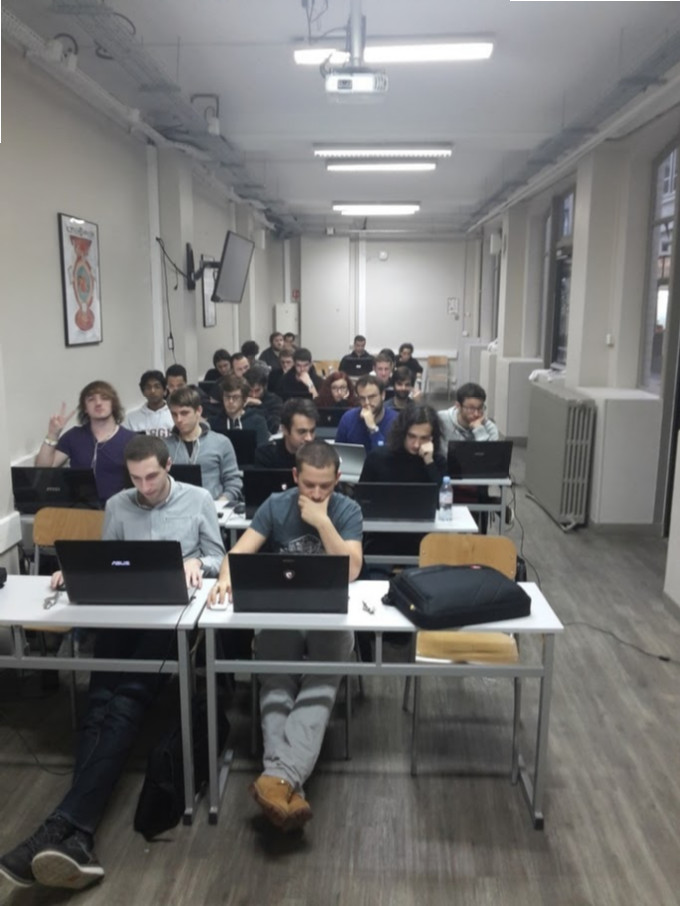
//> input picture img_originals/I_Right.jpg, 680 x 906 px, given in place of the camera
$ ./main   (built with g++ and OpenCV 4)
//> lines starting //> are read from the running program, lines starting //| are printed output that depends on the picture; after the words box and inside, x2 and y2 are one past the last pixel; in counts of white or black regions, pixels touching at a corner belong together
/*
 * Author : Falisse Francois 5A 3DJV
 */

#include "opencv2/core.hpp"
#include "opencv2/imgproc.hpp"
#include "opencv2/highgui.hpp"
#include "opencv2/video/video.hpp"
#include "opencv2/video/tracking.hpp"

void draw();
void detectPoints(cv::Mat&);
void video(std::string = "");
std::vector<cv::Point2f> purgePoints(std::vector<cv::Point2f>&,
									 std::vector<uchar>&);
void CallBackFunc(int, int, int, int, void*);
void updateROI();

static const char* main_window = "OpenCV Window";
static const char* tb_window = "Trackbars Window";

cv::Mat prevInput;
cv::Mat nextInput;
std::vector<cv::Point2f> prevPoints;
std::vector<cv::Point2f> nextPoints;
cv::Rect roi;
cv::Point start(-1, -1);

int main(char argc, char* argv[])
{
	video();
}

void draw()
{
	auto img = nextInput.clone();

	// [5 lines of commented-out code are left out]
	for (auto i = 0; i < nextPoints.size() ; ++i)
	{
		cv::circle(img, nextPoints[i], 10, cv::Scalar(0, 0, 200), 2);
		cv::line(img, nextPoints[i], prevPoints[i], cv::Scalar(200, 0, 0), 2);
	}

	//Draw roi
	cv::rectangle(img, roi, cv::Scalar(0, 200, 0), 1);

	//Draw stuff
	imshow(main_window, img);

	//Callback souris 関entuel
	cv::setMouseCallback(main_window, CallBackFunc);
}

void detectPoints(cv::Mat &img) //Why pass it as argument it's a global already
{
	cv::Mat grey_img;
	cv::cvtColor(img, grey_img, CV_BGR2GRAY);

	// [4 lines of commented-out code are left out]

	cv::Mat mask(nextInput.size(), CV_8UC1);
	mask(roi).setTo(cv::Scalar::all(255));

	/*cv::goodFeaturesToTrack(grey_img, prevPoints, 50, 0.01, 10, roi_Mat);*/
	cv::goodFeaturesToTrack(grey_img, prevPoints, 50, 0.01, 10, mask);

	//Fonctionne mais goodFeaturesToTrack s'en bat les couilles du mask 1 fois sur 3
}

void trackPoints()
{
	if(!prevInput.empty())
	{
		//Copy nextPoints in prevPoints
		std::copy(nextPoints.begin(), nextPoints.end(), prevPoints.begin());

		if(prevPoints.size() < 25)
		{
			if(roi.area() > 10 && start.x < 0)
			{
				detectPoints(prevInput);
			}
			if (prevPoints.size() < 10)
				return;
		}

		cv::Mat error;
		std::vector<uchar> status;
		cv::calcOpticalFlowPyrLK(prevInput, nextInput, prevPoints, nextPoints, status, error);

		//Delete not tracked points from both point lists
		prevPoints = purgePoints(prevPoints, status);
		nextPoints = purgePoints(nextPoints, status);
	}

	prevInput = nextInput.clone();
	updateROI();
}

//Le ROI est mort, vive le ROI
void updateROI()
{
	if (roi.area() <= 10 || start.x >= 0)
		return;

	//Compute new roi //update : lol no there's a function that does it for me already
	roi = cv::boundingRect(nextPoints);
}

void CallBackFunc(int event, int x, int y, int flags, void* userdata)
{
	if(event == cv::EVENT_LBUTTONDOWN)
	{
		start = cv::Point(x, y);
		roi = cv::Rect();
		prevPoints.clear();
		nextPoints.clear();
	}
	else
	{
		if (event == cv::EVENT_MOUSEMOVE)
		{
			if (start.x >= 0)
			{
				cv::Point end(x, y);
				roi = cv::Rect(start, end);
			}
		}
		else
		{
			if (event == cv::EVENT_LBUTTONUP)
			{
				cv::Point end(x, y);
				roi = cv::Rect(start, end);
				start = cv::Point(-1, -1);
			}
		}
	}
}

std::vector<cv::Point2f> purgePoints(std::vector<cv::Point2f>& points,
									 std::vector<uchar>& status)
{
	std::vector<cv::Point2f> result;
	for(auto i=0 ; i < points.size(); ++i)
	{
		if (status[i] > 0) result.push_back(points[i]);
	}

	return result;
}

void video(std::string videoname)
{
//> called with videoname = ""
	auto continue_bool = true;
	cv::VideoCapture cap;

	//If not argument given, open webcam
	if (videoname.empty())
		cap.open(0);
	else
		cap.open(videoname);

	if (!cap.isOpened()) throw std::exception("Failed to open video capture stream");

	while(continue_bool)
	{
		cap.read(nextInput);
//> nextInput is the input picture: 906 rows x 680 cols, CV_8UC3; mean B, G, R 113.3, 114.4, 115.2

		//Test the read value
		if (nextInput.empty()) throw std::exception("Failed to read from video capture stream");

		//Traitement
		//detectPoints(nextInput);
		trackPoints();

		//Dessin
		draw();

		//next frame (why ???)
		cap.read(nextInput);
		if (nextInput.empty()) throw std::exception("Failed to read from video capture stream");

		//Wait 10ms for user input, exit if any
		if (cv::waitKey(10) != -1) continue_bool = false;
//> the left mouse button is pressed at (170, 226)
//> the mouse is dragged to (340, 453)
//> the mouse is dragged to (510, 679)
//> the button is released at (510, 679)
//> in detectPoints, `cv::cvtColor(img, grey_img, CV_BGR2GRAY);`:
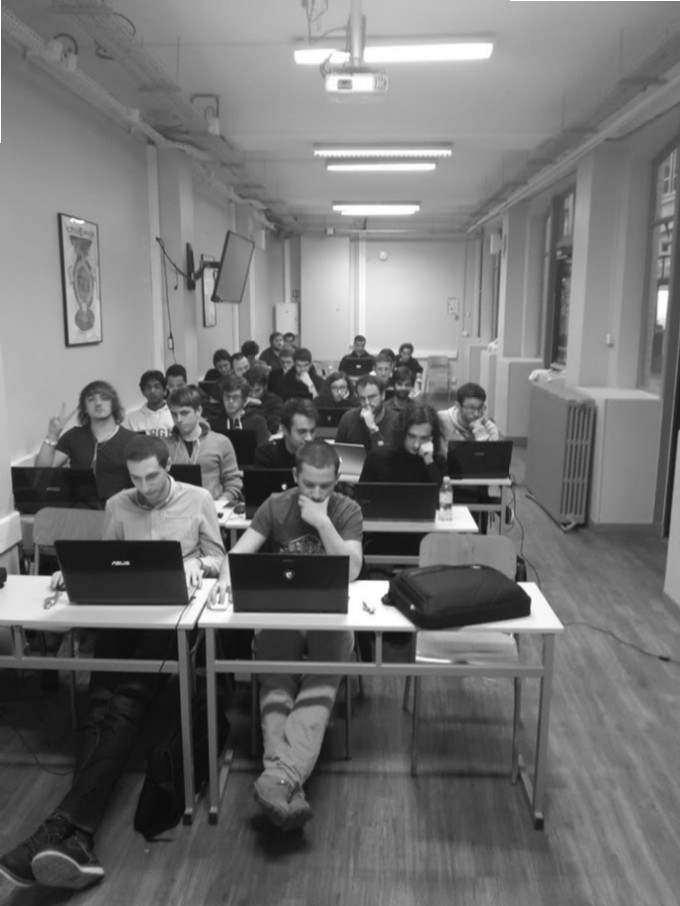
//> grey_img: 906 rows x 680 cols, CV_8UC1; min 9, max 255, mean 114.5
//> in detectPoints, `cv::goodFeaturesToTrack(grey_img, prevPoints, 50, 0.01, 10, mask);`: prevPoints = 50 Points (x, y), first 12: [284, 485], [370, 373], [194, 597], [412, 605], [244, 514], [228, 428], [357, 366], [241, 428], [333, 442], [260, 402], [388, 581], [222, 514]
//> the loop in purgePoints, `for(auto i=0 ; i < points.size(); ++i)` made 50 passes
//> the loop in purgePoints (call 2), `for(auto i=0 ; i < points.size(); ++i)` made 50 passes
//> the loop in draw (call 2), `for (auto i = 0; i < nextPoints.size() ; ++i)` made 50 passes
//> after the loop in draw (call 2), `for (auto i = 0; i < nextPoints.size() ; ++i)`:
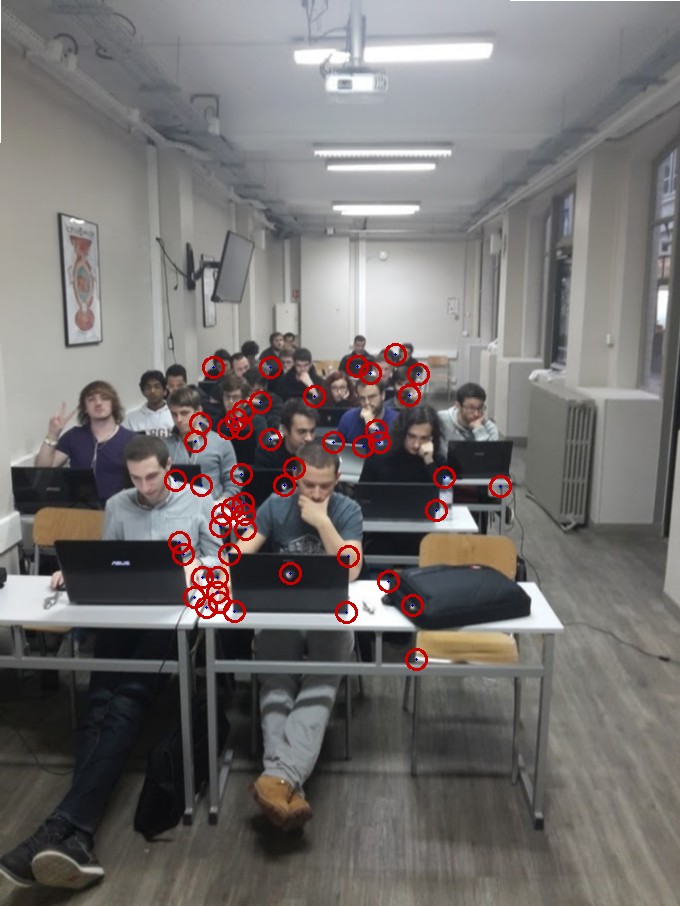
//> img: 906 rows x 680 cols, CV_8UC3; 1.52% of pixels changed, all inside (x1, y1, x2, y2) = (164, 343, 512, 671)
//> in draw (call 2), `cv::rectangle(img, roi, cv::Scalar(0, 200, 0), 1);`:
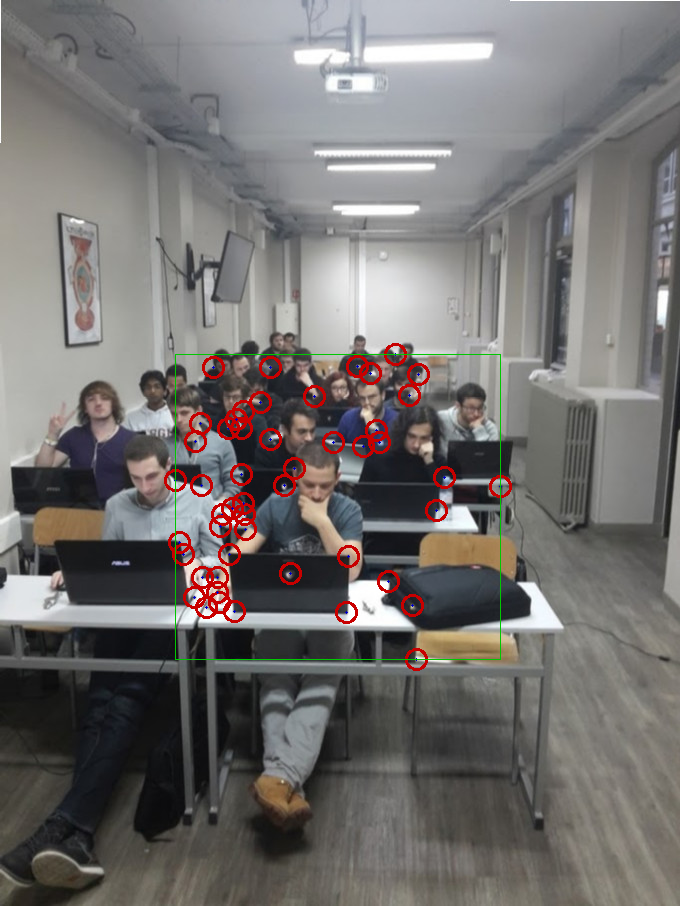
//> img: 906 rows x 680 cols, CV_8UC3; 0.2% of pixels changed, all inside (x1, y1, x2, y2) = (175, 354, 501, 660)
//> the Esc key is pressed
	}
}
